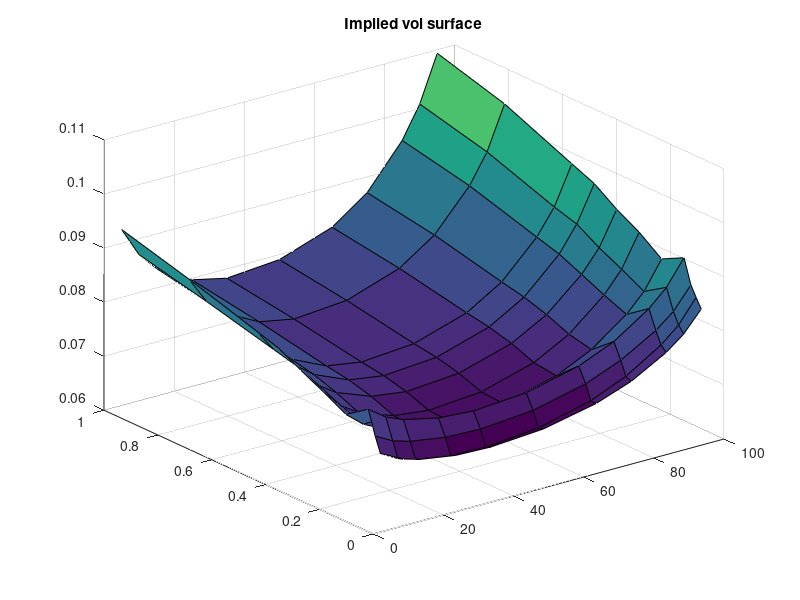

Source code (MATLAB): (Note: this script raises an error after producing the figure.)
vol = [ 7.3360	7.1670	7.0740	6.9710	6.9500	7.0210	7.2270	7.4610	7.8210	8.0750	8.4500
    7.3120	7.1310	7.0310	6.9240	6.9030	6.9950	7.2380	7.5120	7.9160	8.1970	8.6210
    7.5920	7.4160	7.3200	7.2190	7.1940	7.2770	7.5040	7.7650	8.1400	8.4050	8.8060
    8.0300	7.7980	7.6630	7.5170	7.4720	7.5440	7.7770	8.0520	8.4860	8.7920	9.2520
    7.7430	7.4720	7.3130	7.1390	7.0770	7.1520	7.4030	7.7120	8.1880	8.5250	9.0380
    7.9680	7.6250	7.4130	7.1780	7.1010	7.1790	7.4580	7.8060	8.3560	8.7450	9.3430
    8.1750	7.8120	7.5920	7.3450	7.2560	7.3340	7.6210	7.9780	8.5470	8.9520	9.5740
    8.3940	7.9870	7.7340	7.4580	7.3610	7.4360	7.7340	8.1110	8.7310	9.2000	9.8600
    8.5290	8.0940	7.8270	7.5260	7.4220	7.4990	7.8050	8.2010	8.8550	9.3240	10.0350
    8.9120	8.4110	8.1100	7.7690	7.6460	7.7260	8.0560	8.4970	9.2320	9.7710	10.5710
    9.2570	8.7020	8.3580	7.9740	7.8280	7.9080	8.2430	8.7070	9.4980	10.0840	10.9350]/100;
delta = [5 10 15 25 35 50 65 75 85 90 95];
T = [1/52,2/52,3/52,1/12,2/12,3/12,4/12,5/12,6/12,9/12,1];
r = [-0.01298 -0.01453 -0.01332 -0.01225 -0.01275 -0.01247 -0.01194 -0.01233 -0.01220 -0.01242 -0.01237];
q = [ 0.00707  0.00584  0.00712  0.00867  0.01002  0.01023  0.01065  0.01094  0.01116  0.01166  0.01197];

figure(1)
surf(delta, T', vol)
title('Implied vol surface')

S0 = 0.9730;

dminus = @(S0,K,r,q,T,sigma) (log(S0*exp((r-q)*T)/K)-0.5*sigma^2*T)/(sigma*sqrt(T));
dplus = @(S0,K,r,q,T,sigma) (log(S0*exp((r-q)*T)/K)+0.5*sigma^2*T)/(sigma*sqrt(T));

bsprice = @(S0,K,r,q,T,sigma,opt_type) opt_type*(S0*exp(-q*T)*normcdf(opt_type*dplus(S0,K,r,q,T,sigma))-...
    K *exp(-r*T)*normcdf(opt_type*dminus(S0,K,r,q,T,sigma)));
bsdelta = @(S0,K,r,q,T,sigma,opt_type) opt_type*exp(-q*T)*normcdf(opt_type*dplus(S0,K,r,q,T,sigma));

figure(2)
imp_vol = vol;
for k = 1:4
    switch k
        case 1
            model = Model('Mer',[0.0649    0.1303   -0.0584    0.1603]);
        case 2
            model = Model('Kou',[0.0665    0.1305    0.0751    3.3154    9.0490]);
        case 3
            model = Model('NIG',[18.8491   -3.9281    0.1250]);
        case 4
            model = Model('VG',[-0.0324    0.0810    0.2451]);
    end
    for i = 1:11
        for j = 1:11
            Opt_type = (delta(i)<=50)-(delta(i)>50);
            gain_fun = @(S,K) max(Opt_type*(S-K),0);
            
            K = S0*exp((r(j)-q(j))*T(j))*exp(-Opt_type*vol(j,i)*sqrt(T(j))*...
                norminv(exp(-q(j)*T(j))*min(delta(i),100-delta(i))/100,0,1)+...
                0.5*vol(j,i)^2*T(j));
            
            option = Option(S0,r(j),q(j),K,T(j),1,gain_fun,@(S,K) 0.*S,0,1000,'F',1);
            
            method = Method('Conv',[1, 1000, -Opt_type]);
            
            price = Pricer(option,model,method);
            
            imp_vol(j,i) = fminsearch(@(sigma) abs(bsprice(S0,K,r(j),q(j),T(j),sigma,Opt_type)-price),vol(j,i));
            
            delta_model(j,i) = bsdelta(S0,K,r(j),q(j),T(j),imp_vol(j,i),Opt_type);
        end
    end
    delta_model = 100*(delta_model+[0,0,0,0,0,0,1,1,1,1,1]);
    subplot(2,2,k)
    surf(delta_model, T', imp_vol)
    hold on
    title(model.name)
end